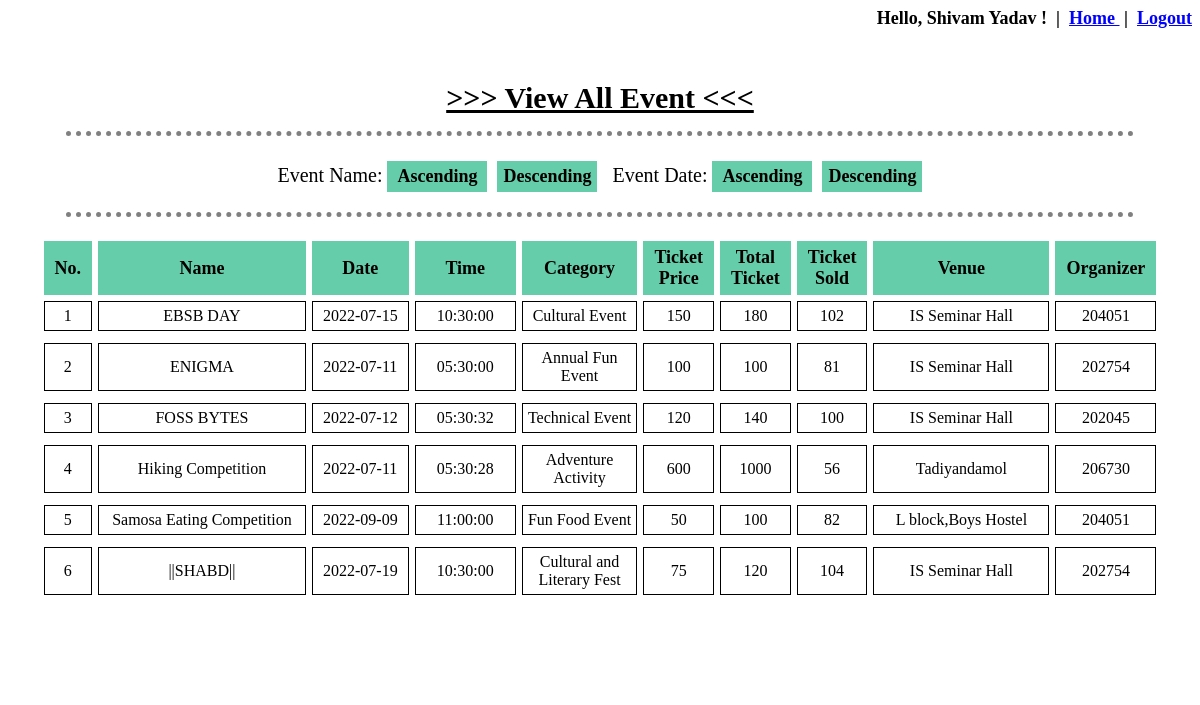
Screenshot of /event_manage_view.php (signed in) with the database file from the repository.
### tables this page shows
CREATE TABLE `event_details` (
  `EventID` int(10) NOT NULL,
  `EventName` varchar(100) NOT NULL,
  `EventDate` date NOT NULL,
  `EventTime` time NOT NULL,
  `EventCategory` varchar(100) NOT NULL,
  `EventDescription` text NOT NULL,
  `EventTicketPrice` double NOT NULL,
  `EventTicketTotal` int(11) NOT NULL,
  `EventTicketSold` int(11) NOT NULL,
  `VenueID` int(10) NOT NULL,
  `UserID` varchar(10) NOT NULL
);

CREATE TABLE `venue_details` (
  `VenueID` int(11) NOT NULL,
  `VenueName` varchar(80) NOT NULL,
  `VenueInfo` varchar(100) NOT NULL
);

### event_manage_view.php (the view, shortened to what this page needs)
<?php
	include "database/connect.php";
	include 'session.php';
?>
<!DOCTYPE html>
<html>
<head>
</head>
<body background="image\bg.png">
	<div id="view" align="center">
		<br>
		<p><span style="text-decoration: underline;font-weight: 900;font-size: 30px"> >>> View All Event <<< </span></p>
		<hr>
		<form action="event_manage_view.php" method="POST" style="font-size: 20px;">
			Event Name:
			<input type="submit" name="name_asc" value="Ascending">&nbsp;
			<input type="submit" name="name_desc" value="Descending">
			&nbsp;&nbsp;Event Date:
			<input type="submit" name="date_asc" value="Ascending">&nbsp;
			<input type="submit" name="date_desc" value="Descending">
		</form>
		<hr>
		<table align="center" cellpadding="20px" cellspacing="6px">
			<tr>
				<th width="4%">No.</th>
				<th width="25%">Name</th>
				<th width="11%">Date</th>
				<th width="11%">Time</th>
				<th width="12%">Category</th>
				<th width="4%">Ticket Price</th>
				<th width="4%">Total Ticket</th>
				<th width="4%">Ticket Sold</th>
				<th width="20%">Venue</th>
				<th width="5%">Organizer</th>
			</tr>
			<?php
				if (isset($_POST['name_asc'])) {
					$count=0;
					$conn = mysqli_connect($servername, $username, $password, $dbname);
					$read_event = "SELECT * FROM event_details INNER JOIN venue_details ON event_details.VenueID = venue_details.VenueID ORDER BY EventName ASC";
					$result_read_event = mysqli_query($conn, $read_event);
					if(mysqli_num_rows($result_read_event)>0){
						while($row = mysqli_fetch_array($result_read_event, MYSQLI_ASSOC)){
							$count=$count+1;
							echo "<tr>";
							echo "<td style='text-align:center'>".$count."</td>";
							echo "<td>".$row['EventName']."</td>";
							echo "<td>".$row['EventDate']."</td>";
							echo "<td>".$row['EventTime']."</td>";
							echo "<td>".$row['EventCategory']."</td>";
							echo "<td>".$row['EventTicketPrice']."</td>";
							echo "<td>".$row['EventTicketTotal']."</td>";
							echo "<td>".$row['EventTicketSold']."</td>";
							echo "<td>".$row['VenueName']."</td>";
							echo "<td>".$row['UserID']."</td>";
							echo "<tr>";
						}
					}
				}
				else{
					$count=0;
					$conn = mysqli_connect($servername, $username, $password, $dbname);
					$read_event = "SELECT * FROM event_details INNER JOIN venue_details ON event_details.VenueID = venue_details.VenueID ORDER BY EventName ASC";
					$result_read_event = mysqli_query($conn, $read_event);
					if(mysqli_num_rows($result_read_event)>0){
						while($row = mysqli_fetch_array($result_read_event, MYSQLI_ASSOC)){
							$count=$count+1;
							echo "<tr>";
							echo "<td style='text-align:center'>".$count."</td>";
							echo "<td>".$row['EventName']."</td>";
							echo "<td>".$row['EventDate']."</td>";
							echo "<td>".$row['EventTime']."</td>";
							echo "<td>".$row['EventCategory']."</td>";
							echo "<td>".$row['EventTicketPrice']."</td>";
							echo "<td>".$row['EventTicketTotal']."</td>";
							echo "<td>".$row['EventTicketSold']."</td>";
							echo "<td>".$row['VenueName']."</td>";
							echo "<td>".$row['UserID']."</td>";
							echo "<tr>";
						}
					}
				}
			?>
		</table>
	</div>
</body>
</html>

### event_manage_view.php (style rules this page uses)
form { margin-left: 60px; margin-top: 15px; margin-right: 60px; }
table { max-width: 1200px; margin-bottom:50px; margin-left:auto; margin-right:auto; background-color: white; text-align:center; }
th { background-color: #66CDAA; border:1px solid #66CDAA; font-size: 18px; text-align: center; padding: 5px 10px; }
td { border:1px solid black; font-size: 16px; font-family: Times New Roman; padding: 5px 5px; }
input[type=submit] { padding: 5px; color: black; border: none; background-color: #66CDAA; font-weight: 700; font-family: Times New Roman; font-size: 18px; text-align: center; width: 100px; }
div { margin: auto; padding-bottom: 20px; min-width: 70%; max-width: 95%; background-color: white; }
hr { border-top: 5px dotted grey; border-bottom: none; border-left: none; border-right: none; width: 95%; padding-top: 10px }

### rows the page displays
event_details: EventName "EBSB DAY", EventDate "2022-07-15", EventTime "10:30:00", EventCategory "Cultural Event", EventTicketPrice "150", EventTicketTotal "180", EventTicketSold "102", VenueID.VenueName "IS Seminar Hall", UserID "204051"
event_details: EventName "ENIGMA", EventDate "2022-07-11", EventTime "05:30:00", EventCategory "Annual Fun Event", EventTicketPrice "100", EventTicketTotal "100", EventTicketSold "81", VenueID.VenueName "IS Seminar Hall", UserID "202754"
event_details: EventName "FOSS BYTES", EventDate "2022-07-12", EventTime "05:30:32", EventCategory "Technical Event", EventTicketPrice "120", EventTicketTotal "140", EventTicketSold "100", VenueID.VenueName "IS Seminar Hall", UserID "202045"
event_details: EventName "Hiking Competition", EventDate "2022-07-11", EventTime "05:30:28", EventCategory "Adventure Activity", EventTicketPrice "600", EventTicketTotal "1000", EventTicketSold "56", VenueID.VenueName "Tadiyandamol", UserID "206730"
event_details: EventName "Samosa Eating Competition", EventDate "2022-09-09", EventTime "11:00:00", EventCategory "Fun Food Event", EventTicketPrice "50", EventTicketTotal "100", EventTicketSold "82", VenueID.VenueName "L block,Boys Hostel", UserID "204051"
event_details: EventName "||SHABD||", EventDate "2022-07-19", EventTime "10:30:00", EventCategory "Cultural and Literary Fest", EventTicketPrice "75", EventTicketTotal "120", EventTicketSold "104", VenueID.VenueName "IS Seminar Hall", UserID "202754"

### other values shown
$_SESSION['UserFullName'] "Shivam Yadav"
